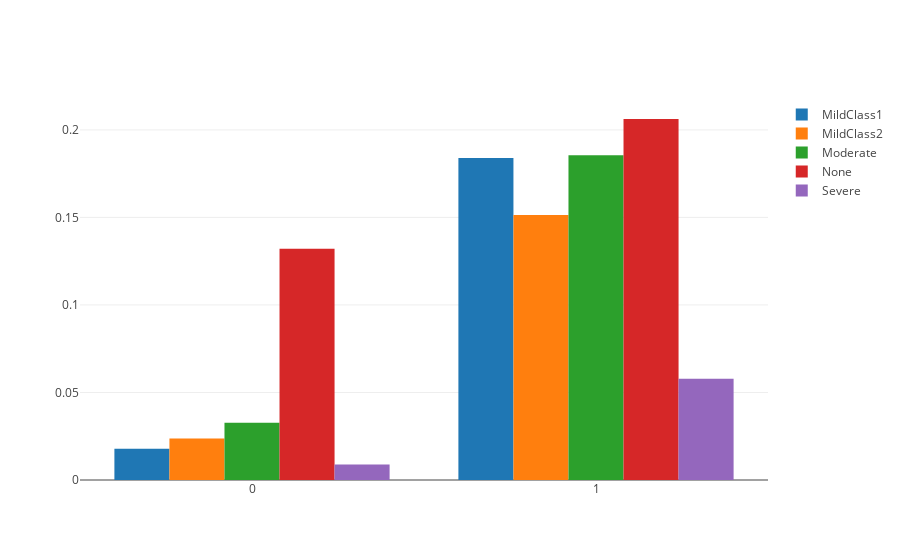

Notebook source saved alongside this figure:
### Code cell
trace1 = go.Bar(x = temp.gender[temp.Severity=='MildClass1'],
               y = temp.Count[temp.Severity=='MildClass1']/temp.Count.sum(),
               name = 'MildClass1')
trace2 = go.Bar(x = temp.gender[temp.Severity=='MildClass2'],
               y = temp.Count[temp.Severity=='MildClass2']/temp.Count.sum(),
               name = 'MildClass2')
trace3 = go.Bar(x = temp.gender[temp.Severity=='Moderate'],
               y = temp.Count[temp.Severity=='Moderate']/temp.Count.sum(),
               name = 'Moderate')
trace4 = go.Bar(x = temp.gender[temp.Severity=='None'],
               y = temp.Count[temp.Severity=='None']/temp.Count.sum(),
               name = 'None')
trace5 = go.Bar(x = temp.gender[temp.Severity=='Severe'],
               y = temp.Count[temp.Severity=='Severe']/temp.Count.sum(),
               name = 'Severe')
data = [trace1,trace2,trace3,trace4,trace5]
layout = go.Layout(width = 800,
                  height = 600,title = 'Gender and Severity')
fig = go.Figure(data=data)
iplot(fig)

### Figure 1 — Plotly figure (JSON) as saved in the notebook; plotly's stock layout.template omitted (floating-point values rounded to 4 significant figures)
{"data": [{"name": "MildClass1", "type": "bar", "uid": "49e8faa0-aa1a-46b5-9672-19db82c1c989", "x": [0, 1], "y": [0.0178, 0.184]}, {"name": "MildClass2", "type": "bar", "uid": "457c839d-db66-4ed8-8d31-a2ba8c03ec0b", "x": [0, 1], "y": [0.02374, 0.1513]}, {"name": "Moderate", "type": "bar", "uid": "f4267f3d-b9f2-476d-bf24-7db620fa1120", "x": [0, 1], "y": [0.03264, 0.1855]}, {"name": "None", "type": "bar", "uid": "067391e2-1bb6-4aad-b455-63398a3e6207", "x": [0, 1], "y": [0.132, 0.2062]}, {"name": "Severe", "type": "bar", "uid": "b59a63f7-96c2-44b0-aa96-0453788c343b", "x": [0, 1], "y": [0.008902, 0.05786]}], "layout": {}}
